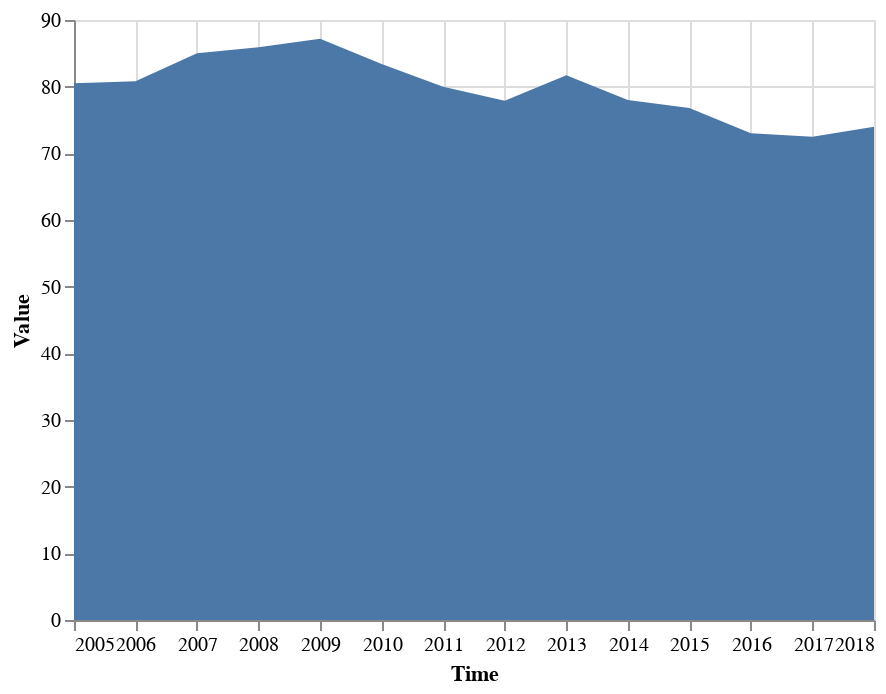

Notebook cell for this chart:
### Markdown cell above
As we saw before, the **Medium-High** countries did have the highest changes in access to computers at home over the time. It is interesting to see that **Japan** had a decrease over time. To finish up, I want to analyse this change in Japan closely and graphing the lines for each of the **Medium-High** countries:

### Code cell
japan=comp_new_2[comp_new_2.Country=="Japan"]
alt.Chart(japan).mark_area().encode(x='Time',y=alt.Y('Value',scale=alt.Scale(zero=False)))

### Figure 1 — Vega-Lite specification as saved in the notebook (floating-point values rounded to 4 significant figures)
{"config": {"view": {"continuousWidth": 400, "continuousHeight": 300}}, "data": {"name": "data-ada0eba5b81f823e9a84d20daa8ee4f5"}, "mark": "area", "encoding": {"x": {"type": "temporal", "field": "Time"}, "y": {"type": "quantitative", "field": "Value", "scale": {"zero": false}}}, "$schema": "https://vega.github.io/schema/vega-lite/v4.8.1.json", "datasets": {"data-ada0eba5b81f823e9a84d20daa8ee4f5": [{"LOCATION": "JPN", "TIME": 2005, "Value": 80.5, "Time": "2005-01-01T00:00:00", "Country": "Japan", "Status": "High"}, {"LOCATION": "JPN", "TIME": 2006, "Value": 80.8, "Time": "2006-01-01T00:00:00", "Country": "Japan", "Status": "High"}, {"LOCATION": "JPN", "TIME": 2007, "Value": 85.0, "Time": "2007-01-01T00:00:00", "Country": "Japan", "Status": "High"}, {"LOCATION": "JPN", "TIME": 2008, "Value": 85.9, "Time": "2008-01-01T00:00:00", "Country": "Japan", "Status": "High"}, {"LOCATION": "JPN", "TIME": 2009, "Value": 87.2, "Time": "2009-01-01T00:00:00", "Country": "Japan", "Status": "High"}, {"LOCATION": "JPN", "TIME": 2010, "Value": 83.4, "Time": "2010-01-01T00:00:00", "Country": "Japan", "Status": "High"}, {"LOCATION": "JPN", "TIME": 2011, "Value": 80.0, "Time": "2011-01-01T00:00:00", "Country": "Japan", "Status": "High"}, {"LOCATION": "JPN", "TIME": 2012, "Value": 77.9, "Time": "2012-01-01T00:00:00", "Country": "Japan", "Status": "High"}, {"LOCATION": "JPN", "TIME": 2013, "Value": 81.7, "Time": "2013-01-01T00:00:00", "Country": "Japan", "Status": "High"}, {"LOCATION": "JPN", "TIME": 2014, "Value": 78.0, "Time": "2014-01-01T00:00:00", "Country": "Japan", "Status": "High"}, {"LOCATION": "JPN", "TIME": 2015, "Value": 76.8, "Time": "2015-01-01T00:00:00", "Country": "Japan", "Status": "High"}, {"LOCATION": "JPN", "TIME": 2016, "Value": 73.0, "Time": "2016-01-01T00:00:00", "Country": "Japan", "Status": "High"}, {"LOCATION": "JPN", "TIME": 2017, "Value": 72.5, "Time": "2017-01-01T00:00:00", "Country": "Japan", "Status": "High"}, {"LOCATION": "JPN", "TIME": 2018, "Value": 74.0, "Time": "2018-01-01T00:00:00", "Country": "Japan", "Status": "High"}]}}
